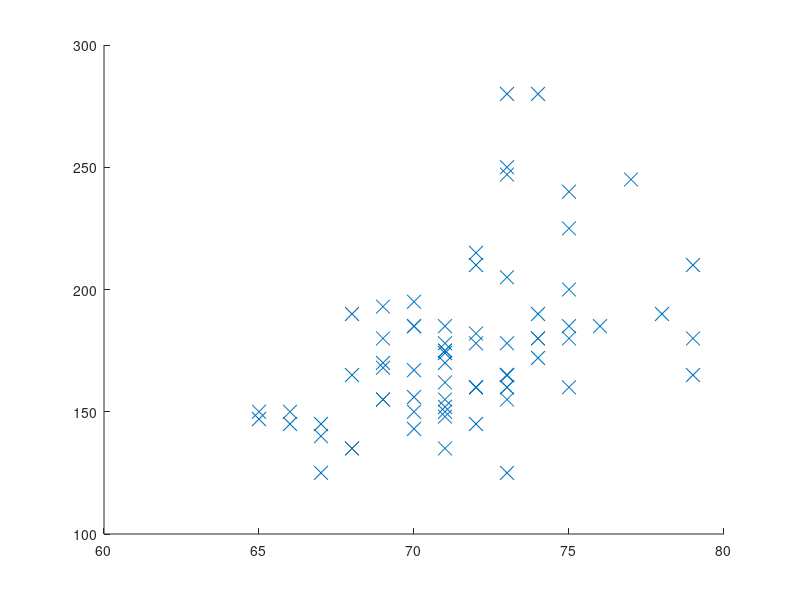

MATLAB code to generate this figure: (Note: this script raises an error after producing the figure.)
%% Linear/ quadratic discriminant analysis for Height Weight data

rawdata = dlmread('heightWeightData.txt'); % comma delimited file
data.Y = rawdata(:,1); % 1=male, 2=female
data.X = [rawdata(:,2) rawdata(:,3)]; % height, weight
maleNdx = find(data.Y == 1);
femaleNdx = find(data.Y == 2);
classNdx = {maleNdx, femaleNdx};

% Plot class conditional densities 
for tied=[false true]
  figure;
  colors = 'br';
  sym = 'xo';
  styles = {'bx', 'ro'};
  for c=1:2
    X = data.X(classNdx{c},:);
    % fit Gaussian
    mu{c}= mean(X);
    if tied
      Sigma{c} = cov(data.X); % all classes
    else
      Sigma{c} = cov(X); % class-specific
    end
    str = sprintf('%s%s', sym(c), colors(c));
    % Plot data and model
    h=scatter(X(:,1), X(:,2), 100, str); %set(h, 'markersize', 10);
    hold on;
    [x,y] = meshgrid(linspace(50,80,100), linspace(80,280,100));
    [m,n]=size(x);
    X = [reshape(x, n*m, 1) reshape(y, n*m, 1)];
    g{c} = reshape(gausspdf(X, mu{c}(:)', Sigma{c}), [m n]);
    contour(x,y,g{c}, colors(c));
  end
  xlabel('height'); ylabel('weight')
  % Draw decision boundary
  for c=1:2
    [cc,hh]=contour(x,y,g{1}-g{2},[0 0], '-k');
    set(hh,'linewidth',3);
  end
  if tied
    title('tied covariance')
    printPmtkFigure(sprintf('heightWeightLDA'))
  else
    title('class-specific covariance')
    printPmtkFigure(sprintf('heightWeightQDA'))
  end
end
